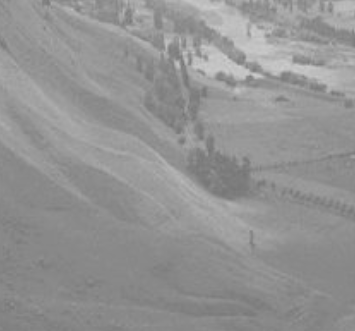
#> input picture DataSet/test.png, 355 x 331 px
$ python DIP_006.py
#> lines starting #> are read from the running program, lines starting #| are printed output that depends on the picture
import numpy as np
import cv2 as cv
from matplotlib import pyplot as plt

img = cv.imread('DataSet/test.png', cv.IMREAD_GRAYSCALE)
#> img is the input picture: shape (331, 355); min 116, max 206, mean 147
hist, bins = np.histogram(img.flatten(), 256, [0, 256])
#> hist = 256 values, max 7353 at index 136, min 0 at index 0, mean 459; bins = 257 values from 0 to 256
cdf = hist.cumsum()
#> cdf = 256 values from 0 to 117505
cdf_normalized = cdf * float(hist.max()) / cdf.max()
#> cdf_normalized = 256 values from 0 to 7353
plt.plot(cdf_normalized, color = 'b')
plt.hist(img.flatten(),256,[0,256], color = 'r')
plt.xlim([0,256])
plt.legend(('cdf','histogram'), loc = 'upper left')
plt.savefig('Original_image.jpg')
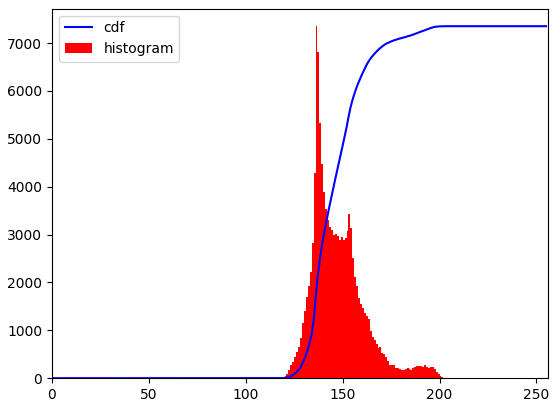
#> figure drawn by matplotlib, 1 panel; tallest bar 7353 high, from x = 136 to 137; curve peaks at x = 206, y = 7353
plt.show()

equ = cv.equalizeHist(img)
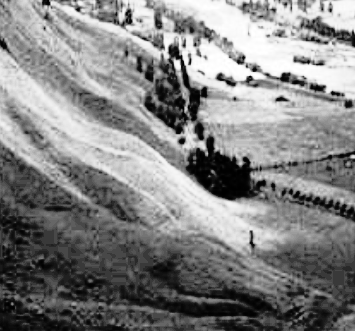
#> equ: shape (331, 355); min 0, max 255, mean 130.9
res = np.hstack((img, equ)) #stacking images side-by-side
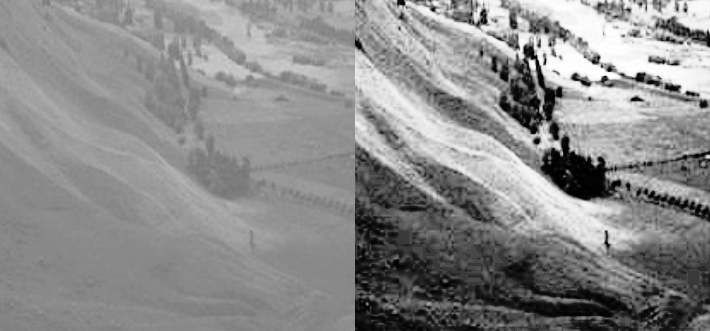
#> res: shape (331, 710); min 0, max 255, mean 138.9
cv.imwrite('hist_eq.jpg',res)

hist, bins = np.histogram(equ.flatten(), 256, [0, 256])
#> hist = 256 values, max 7353 at index 57, min 0 at index 5, mean 459
cdf = hist.cumsum()
#> cdf = 256 values from 176 to 117505
cdf_normalized = cdf * float(hist.max()) / cdf.max()
#> cdf_normalized = 256 values from 11.01 to 7353
plt.plot(cdf_normalized, color='b')
plt.hist(equ.flatten(), 256, [0, 256], color='r')
plt.xlim([0, 256])
plt.legend(('cdf', 'histogram'), loc='upper left')
plt.savefig('Original_image.jpg')
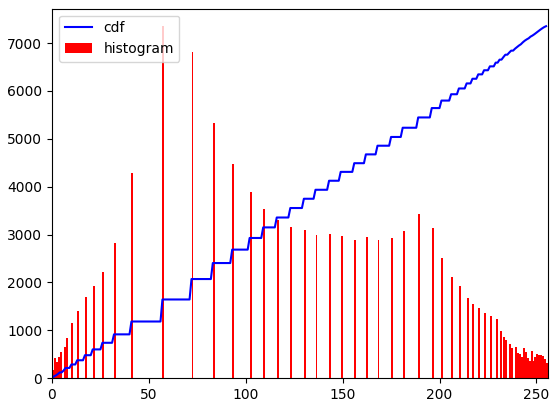
#> figure drawn by matplotlib, 1 panel; tallest bar 7353 high, from x = 57 to 58; curve peaks at x = 255, y = 7353
plt.show()
